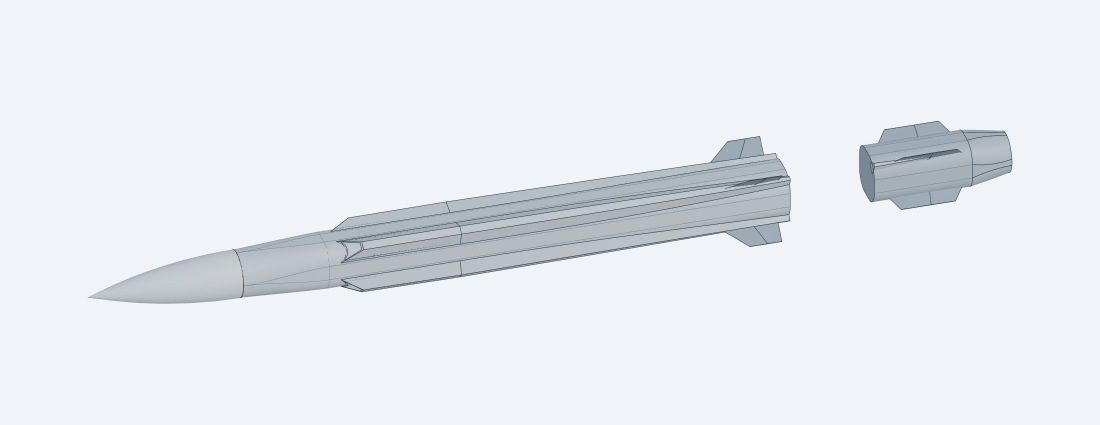
#> input picture cad/halberd_rounded_square/reviews/Halberd_R11_separated.png, 2200 x 850 px, given in place of Halberd_R10_side.png, which was not available (shown at 1/2 size)
$ python render_r10.py
#> lines starting #> are read from the running program, lines starting #| are printed output that depends on the picture; pictures that were not available may be replaced by others from this repository, and a replacement may not be noted
"""R10 review of the single continuous intake, split at the stage seam."""
import json
import subprocess
import sys
from pathlib import Path
from PIL import Image, ImageDraw, ImageFont

ROOT=Path(__file__).resolve().parents[1]


def render(revision=10):
#> called with revision = 10
    views={
        "side":("halberd_r10_focus",[0,-1,0],None,1800,800),
        "oblique":("halberd_r10_focus",[.3,-1,.6],None,1800,850),
        "top":("halberd_r10_focus",[0,0,1],[0,1,0],1800,650),
        "whole":("halberd_r10",[.35,1,.65],None,2200,850),
        "separated":("halberd_r10_separated",[.3,1,.65],None,2200,850),
    }
    jobs=[]
    for name,(stem,direction,up,w,h) in views.items():
        stem=stem.replace("r10",f"r{revision}")
        camera={"projection":"orthographic","direction":direction}
        if up:
            camera["up"]=up
        jobs.append(dict(input=str(ROOT/"STEP"/(stem+".step")),mode="view",
                         display={"mode":"shaded_edges"},output={"padding":.08,"viewLabels":False},
                         outputs=[dict(path=str(ROOT/"reviews"/f"Halberd_R{revision}_{name}.png"),
                                       camera=camera,width=w,height=h)]))
    job=ROOT/"reviews"/f"halberd_R{revision}_snapshot.json"
    job.write_text(json.dumps(jobs,indent=2)+"\n")
    subprocess.run([sys.executable,"-m","cadgen.cli","step","snapshot","--job",str(job)],check=True)
#> (this line was passed over: subprocess is not available in this run)
    board=Image.new("RGB",(1800,2500),"#edf2f7")
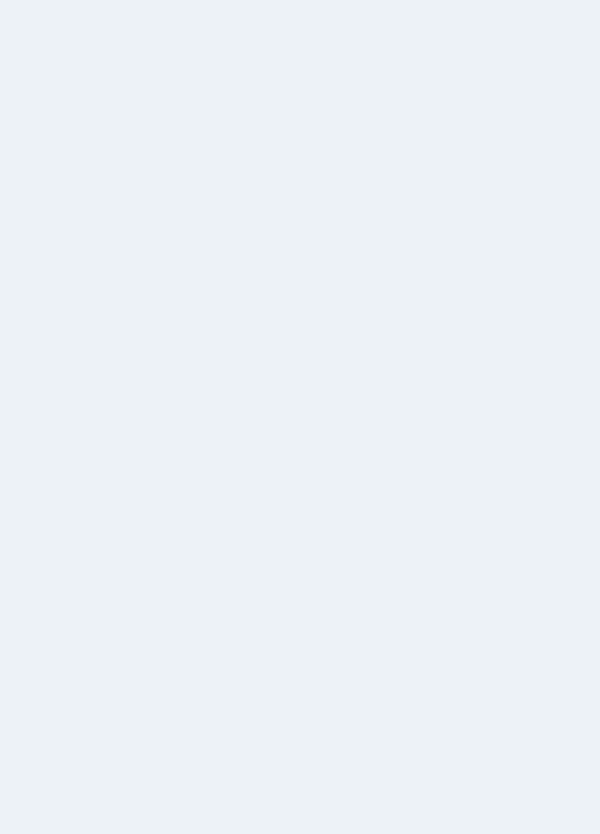
#> board: PIL image 1800x2500 RGB (shown at 1/3 size); mean R, G, B 237, 242, 247
    draw=ImageDraw.Draw(board)
    font=ImageFont.truetype("C:/Windows/Fonts/arial.ttf",28)
    title=("ORIGINAL INTAKE LENGTHENED, THEN SPLIT AT THE STAGE JOINT" if revision==10
           else "INTAKE END ALIGNED TO FIN RIDGE / HEIGHTS PRESERVED")
    draw.text((20,15),f"HALBERD R{revision} / {title}",font=font,fill="#24394a")
    y=65
    for name in ("side","oblique","top"):
        draw.text((20,y),name.upper(),font=font,fill="#24394a")
        image=Image.open(ROOT/"reviews"/f"Halberd_R{revision}_{name}.png").convert("RGB")
        board.paste(image,(0,y+35))
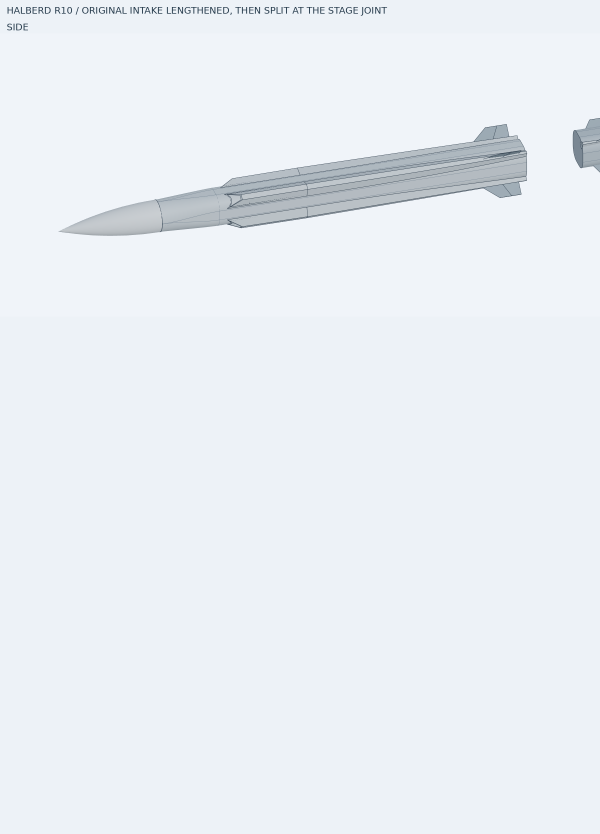
#> board: PIL image 1800x2500 RGB (shown at 1/3 size); mean R, G, B 234.7, 239.6, 244.7
        y+=image.height+45
#> y = 960
#> pass 2 of the loop in render, `for name in ("side","oblique","top"):`:
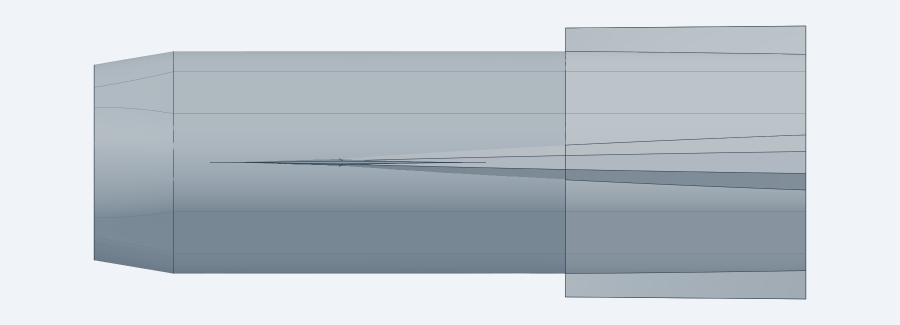
#> input picture cad/halberd_rounded_square/reviews/Halberd_R11_top.png, 1800 x 650 px, given in place of Halberd_R10_oblique.png, which was not available (shown at 1/2 size)
#> image: PIL image 1800x650 RGB
#> in render, `board.paste(image,(0,y+35))`:
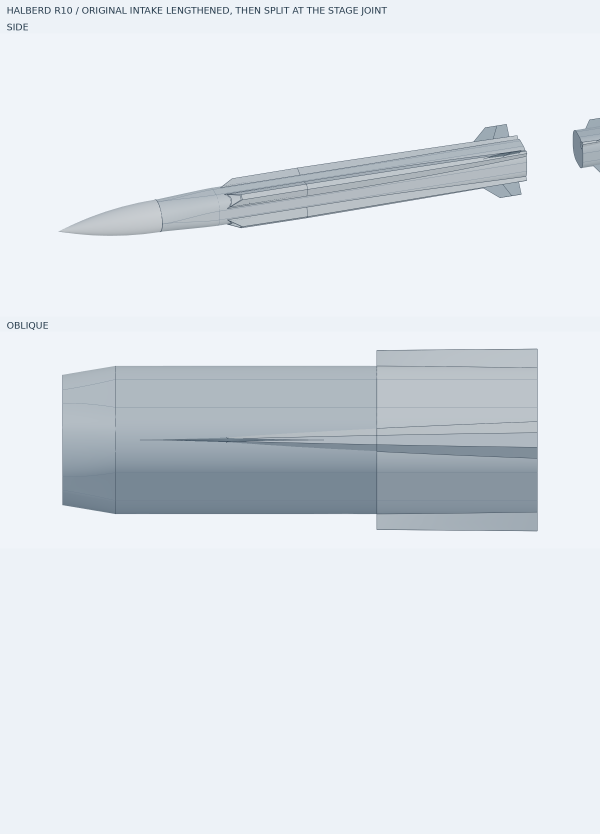
#> board: PIL image 1800x2500 RGB (shown at 1/3 size); mean R, G, B 222.7, 228.4, 234.2
    board.save(ROOT/"reviews"/f"Halberd_R{revision}_Continuous_Intake.png")
    print(ROOT/"reviews"/f"Halberd_R{revision}_Continuous_Intake.png")


if __name__=="__main__":
    render()
